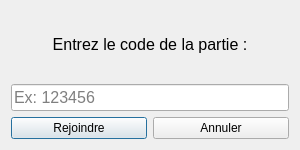
<?xml version="1.0" encoding="UTF-8"?>
<ui version="4.0">
    <class>JoinDialog</class>
    <widget class="QDialog" name="JoinDialog">
        <property name="geometry">
            <rect>
                <x>0</x>
                <y>0</y>
                <width>300</width>
                <height>150</height>
            </rect>
        </property>
        <property name="windowTitle">
            <string>Rejoindre une Partie</string>
        </property>
        <layout class="QVBoxLayout" name="verticalLayout">
            <item>
                <widget class="QLabel" name="label">
                    <property name="text">
                        <string>Entrez le code de la partie :</string>
                    </property>
                    <property name="alignment">
                        <set>Qt::AlignCenter</set>
                    </property>
                    <property name="font">
                        <font>
                            <pointsize>12</pointsize>
                        </font>
                    </property>
                </widget>
            </item>
            <item>
                <widget class="QLineEdit" name="codeLineEdit">
                    <property name="placeholderText">
                        <string>Ex: 123456</string>
                    </property>
                    <property name="font">
                        <font>
                            <pointsize>12</pointsize>
                        </font>
                    </property>
                </widget>
            </item>
            <item>
                <layout class="QHBoxLayout" name="buttonLayout">
                    <item>
                        <widget class="QPushButton" name="joinButton">
                            <property name="text">
                                <string>Rejoindre</string>
                            </property>
                        </widget>
                    </item>
                    <item>
                        <widget class="QPushButton" name="cancelButton">
                            <property name="text">
                                <string>Annuler</string>
                            </property>
                        </widget>
                    </item>
                </layout>
            </item>
        </layout>
    </widget>
    <resources/>
    <connections/>
</ui>
